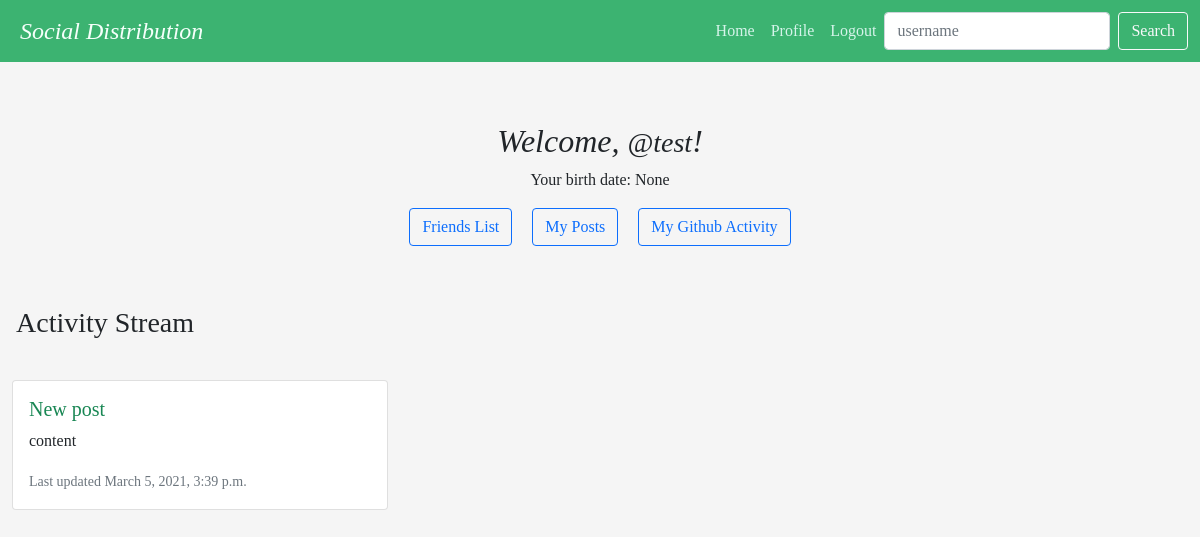
/ (signed in), run on an earlier commit of the app's database.
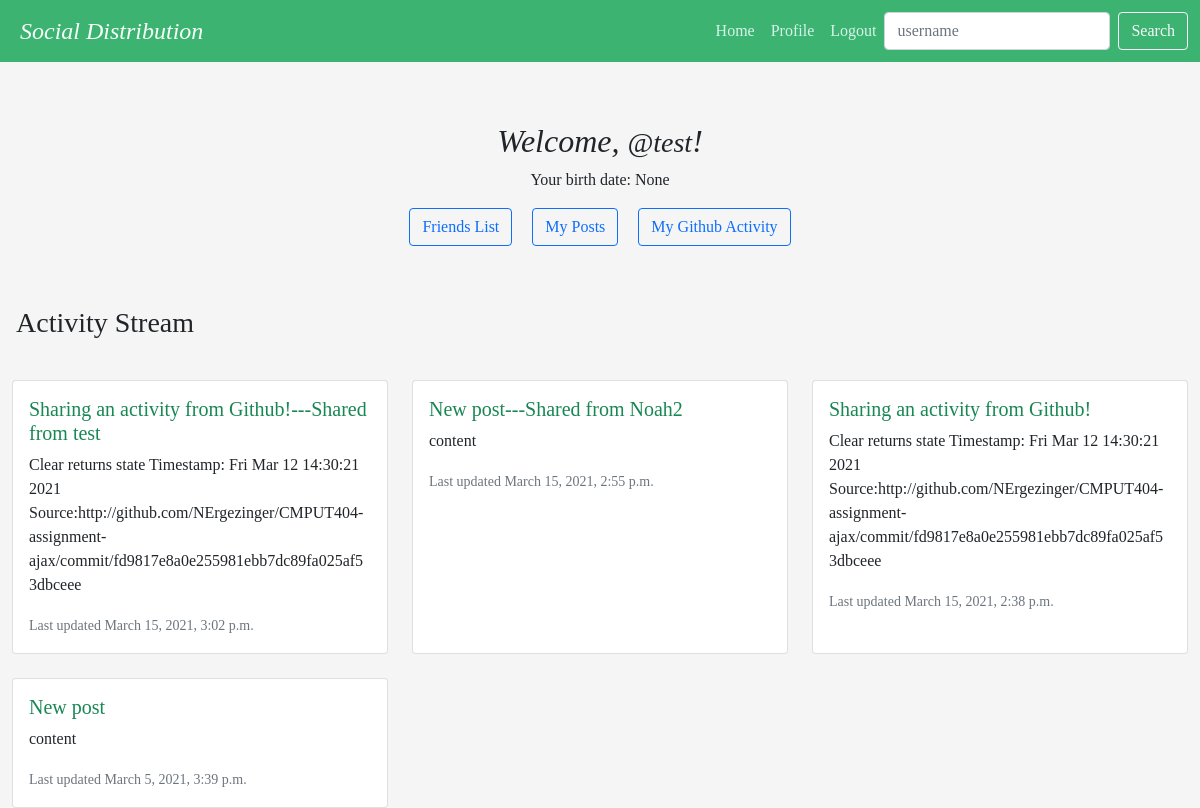
And on a later commit of the database.
### Profile/models.py (models this page shows, shortened)
class Author(models.Model):
    user = models.OneToOneField(User, on_delete=models.CASCADE, related_name='author')
    id = models.UUIDField(primary_key=True, default=uuid.uuid4, editable=False)
    bio = models.TextField(max_length=500, blank=True)
    location = models.CharField(max_length=30, blank=True)
    birth_date = models.DateField(null=True, blank=True)
    github = models.CharField(max_length=50, blank=True)
    friends = models.ManyToManyField('self')
    following = models.ManyToManyField('self', symmetrical=False, related_name="following_list")
    followers = models.ManyToManyField('self', symmetrical=False, related_name="follower_list")
    @property
    def type(self):
        return 'author'
    @property
    def user_name(self):
        return self.user.username

class Post(models.Model):
    title = models.CharField(max_length=200)
    id = models.UUIDField(primary_key=True, default=uuid.uuid4, editable=False)
    url = models.CharField(max_length=200, blank=True)
    source = models.CharField(max_length=200, blank=True)
    origin = models.CharField(max_length=200, blank=True)
    description = models.TextField(blank=True)
    class ContentType(models.TextChoices):
        MARKDOWN = 'text/markdown' # common mark
        PLAIN = 'text/plain' # UTF-8
        BASE64 = 'application/base64'
        PNG = 'image/png' # embedded png
        JPEG = 'image/jpeg' # embedded jpeg
    content_type = models.CharField(
        max_length=40,
        choices = ContentType.choices,
        default=ContentType.PLAIN
    )
    content = models.TextField(blank=True)
    author = models.ForeignKey(Author, on_delete=models.CASCADE, null=True, related_name="posts")
    categories = models.ManyToManyField('PostCategory', blank=True)
    comments_count = models.IntegerField(default=0)
    comments_page_size = models.IntegerField(default=50)
    comments_first_page = models.CharField(max_length=200, null=True) # URL to first page of comments for this post
    comments = models.ManyToManyField('Comment', blank=True)
    timestamp = models.DateTimeField(default=timezone.now)
    likes_count = models.IntegerField(default=0)
    class Visibility(models.TextChoices):
        PUBLIC = 'PUBLIC'
        FRIENDS = 'FRIENDS'
    visibility = models.CharField(
        max_length=10,
        choices=Visibility.choices,
        default=Visibility.PUBLIC
    )
    unlisted = models.BooleanField(default=False) # used for images so that they don't show up in timelines
    @property
    def type(self):
        return 'post'
    def content_html(self):
        if self.content_type == Post.ContentType.PLAIN:
            return self.content
        elif self.content_type == Post.ContentType.MARKDOWN:
            return commonmark.commonmark(self.content)
        elif self.content_type == Post.ContentType.JPEG or self.content_type == Post.ContentType.PNG:
            return '<img src="' + reverse('Profile:view_post', kwargs={'author_id':self.author.id, 'post_id':self.id}) + '">'

### Profile/views.py (the view)
# urls.py: url(r'^$', Profile_views.home, name='home'), #homepage
@login_required(login_url='/login/')
def home(request):
	public_posts = Post.objects.filter(visibility='PUBLIC', unlisted=False).order_by('-timestamp')
	self_posts = Post.objects.filter(author=request.user.author, unlisted=False).order_by('-timestamp')
	friends = Author.objects.get(user__username=request.user.username).friends.all()
	friends_posts = Post.objects.filter(visibility='FRIENDS', unlisted=False).filter(author__in=friends).order_by('-timestamp')
	posts = public_posts | self_posts | friends_posts
	return render(request, 'profile/home.html', {'posts': posts})

### Profile/templates/profile/home.html (shortened to what this page needs)
{% extends 'base.html' %}
{% block content %}
  <div class="home">
    <h2 class="fst-italic">Welcome, {{ user.get_full_name }} <small>@{{ user.username }}</small>!</h2>
    <p>Your birth date: {{ user.author.birth_date }}</p>
    <a class="btn btn-outline-primary" href="/friends" role="button">Friends List</a>
    <a class="btn btn-outline-primary" href="/author/{{ user.author.id }}/view_posts" role="button">My Posts</a>
    <a class="btn btn-outline-primary" href="/github_activity" role="button">My Github Activity</a>
  </div>
  <h3 style="margin: 16px; text-align: left;"> Activity Stream </h3>
  <div class="row row-cols-1 row-cols-md-3 g-4">
    {% for post in posts %}
      <div class="col">
        <div class="card h-100">
          <div class="card-body">
            <h5 class="card-title"><a href="/author/{{post.author.id}}/view_post/{{post.id}}">{{post.title}}</a></h5>
            <p class="card-text">{{ post.content_html | safe }}</p>
            <p class="card-text"><small class="text-muted">Last updated {{post.timestamp}}</small></p>
          </div>
        </div>
      </div>
    {% endfor %}
  </div>
{% endblock %}

### Profile/templates/profile/base.html (shortened to what this page needs)
<!DOCTYPE html>
<html lang="en">
	<head>
		{% load static %}
		<link href="https://cdn.jsdelivr.net/npm/bootstrap@5.0.0-beta2/dist/css/bootstrap.min.css" rel="stylesheet">
		<link rel="stylesheet" type="text/css" href="{% static 'profile/base.css' %}">
    <link rel="stylesheet" href="https://cdn.jsdelivr.net/npm/bootstrap-icons@1.4.0/font/bootstrap-icons.css">
  	</head>
 	<body>
      <nav class="navbar navbar-expand-lg navbar-light">
        <div class="container-fluid">
          <span class="navbar-brand fst-italic"><a href="/">Social Distribution</a></span>
          <div class="collapse navbar-collapse" id="navbarNav">
            <ul class="navbar-nav">
              <li class="nav-item">
                <a class="nav-link" href="{% url 'Profile:home' %}">Home</a>
                </li>
              {% if user.is_authenticated %}
                <li class="nav-item">
                <a class="nav-link" href="{% url 'Profile:profile' %}">Profile</a>
                </li>
                <li class="nav-item">
                <a class="nav-link" href="{% url 'Profile:logout' %}">Logout</a>
                </li>
              {% endif %}
              </ul>
              <form class="d-flex" action="/search" method="POST">
                <input class="form-control me-2" type="text" name="query" id="query" required placeholder="username" aria-label="Search">
                <button class="btn btn-outline-light" type="submit" value="Search">Search</button>
              </form>
          </div>
        </div>
      </nav>
      <main>
          {% block content %}
          {% endblock %}
      </main>
  	</body>
</html>

### Profile/static/profile/base.css (style rules this page uses)
body { display: block; font-family: "Georgia"; background-color: whitesmoke; }
nav { background-color: mediumseagreen; }
.navbar-brand { margin-left: 8px; }
nav div span { margin: 0 43%; }
nav div span a { text-decoration: none; color: mintcream; font-weight: 500; }
form { margin: 0 auto; width: fit-content; }
.row { margin: 0 auto; }
.home { margin: 5% auto; width: fit-content; text-align: center; }
.home .btn { margin: 0 0.5em; }
.d-flex { margin-right: 0; }
nav div div ul { margin: 0 auto; }
#navbarNav { width: fit-content; }
.navbar-collapse { flex-grow: 0; }
.navbar-brand { font-size: 1.5em; }
.card-body { text-align: left; }
.card-body h5 a { text-decoration: none; color: #198754; }
.container-fluid { background-color: mediumseagreen; }
.nav-link { color: rgba(240, 255, 255, 0.856) !important; }

What changed in the data, as far as the page shows it:
added Post: title "Sharing an activity from Github!---Shared from test", content_html "Clear returns state Timestamp: Fri Mar 12 14:30:21 2021 Source:http://github.com/NErgezinger/CMPUT404-assignment-ajax/commit/fd9817e8a0e255981ebb7dc89fa025af53dbceee", timestamp "March 15, 2021, 3:02 p.m."
added Post: title "New post---Shared from Noah2", content_html "content", timestamp "March 15, 2021, 2:55 p.m."
added Post: title "Sharing an activity from Github!", content_html "Clear returns state Timestamp: Fri Mar 12 14:30:21 2021 Source:http://github.com/NErgezinger/CMPUT404-assignment-ajax/commit/fd9817e8a0e255981ebb7dc89fa025af53dbceee", timestamp "March 15, 2021, 2:38 p.m."
